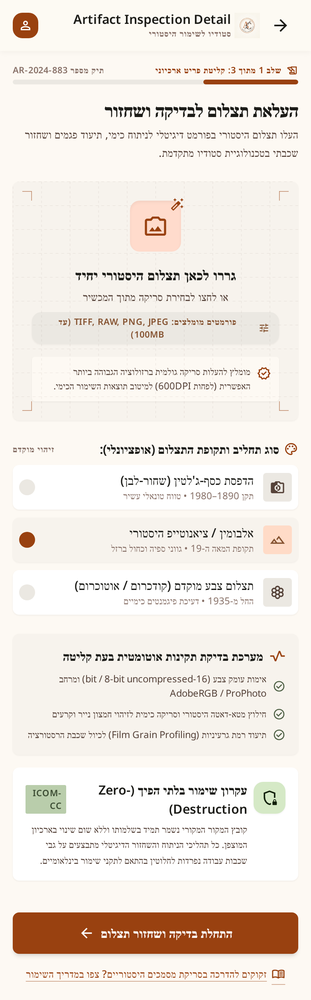
#> input picture design/stitch/1-upload.png, 311 x 1000 px, shrunk from 780 x 2512 before the run
$ python -i clean.py   (imports and definitions only)
#> lines starting #> are read from the running program, lines starting #| are printed output that depends on the picture; after the words box and inside, x2 and y2 are one past the last pixel; in counts of white or black regions, pixels touching at a corner belong together
#> further down, picture is the input picture: shape (1000, 311, 3); mean B, G, R 225.2, 232.4, 239.7
"""Stage 6: clean local damage (cracks, stains, scratches) strictly inside a damage mask.

Whatever the backend does, the result is blended back onto the original so every pixel
outside the mask is exactly the original pixel.
"""
import logging
from dataclasses import dataclass

import cv2
import numpy as np

log = logging.getLogger("restoration.clean")

CV_METHODS = {"telea": cv2.INPAINT_TELEA, "ns": cv2.INPAINT_NS}
BACKENDS = (*CV_METHODS, "lama")


class CleanError(Exception):
    """Cleaning cannot run (bad input, unknown or unavailable backend)."""


@dataclass(frozen=True)
class CleanResult:
    image: np.ndarray
    mask: np.ndarray            # uint8, 255 = treated
    backend: str
    mask_fraction: float        # share of the image covered by the mask
    outside_identical: bool     # True if every pixel outside the mask equals the original
    stain_fraction: float = 0.0  # part of the mask that is stain correction rather than crack inpainting


def detect_damage(image, kernel_size=9, threshold=30, dilate_px=1):
    """Automatic mask (255 = damage) from morphological top-hat/black-hat on thin defects."""
#> called with kernel_size = 9, threshold = 30, dilate_px = 1
    gray = _gray(image)
#> in _gray, `return cv2.cvtColor(image, cv2.COLOR_BGRA2GRAY if image.shape[2] == 4 ..`:
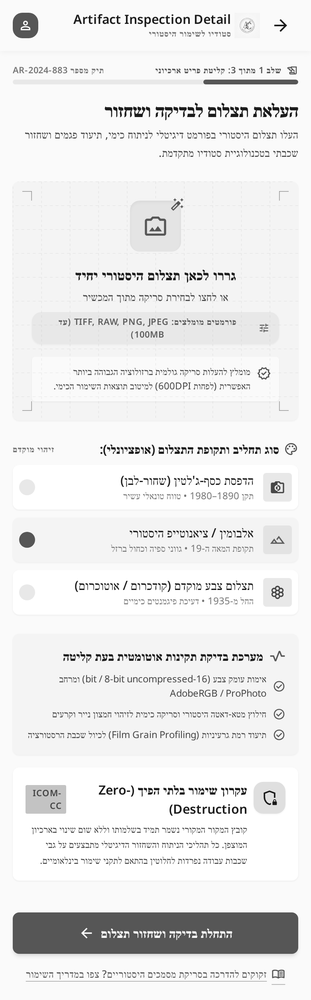
#> returned value: shape (1000, 311); min 0, max 255, mean 234.1
    kernel = cv2.getStructuringElement(cv2.MORPH_ELLIPSE, (kernel_size, kernel_size))
    response = np.maximum(cv2.morphologyEx(gray, cv2.MORPH_TOPHAT, kernel),
                          cv2.morphologyEx(gray, cv2.MORPH_BLACKHAT, kernel))
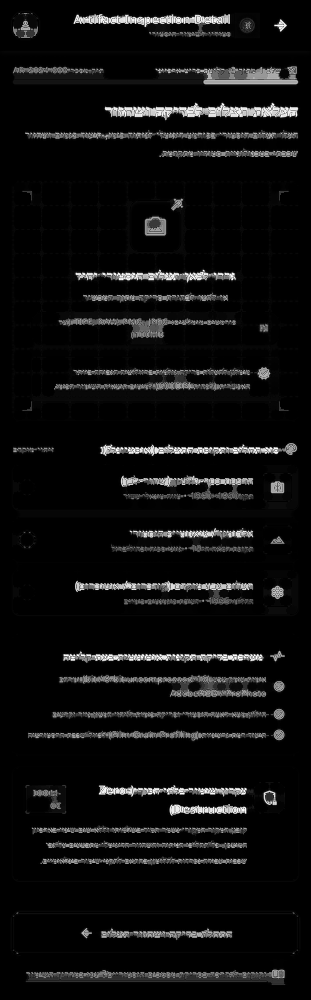
#> response: shape (1000, 311); min 0, max 255, mean 14.8
    mask = ((response > threshold) * 255).astype(np.uint8)
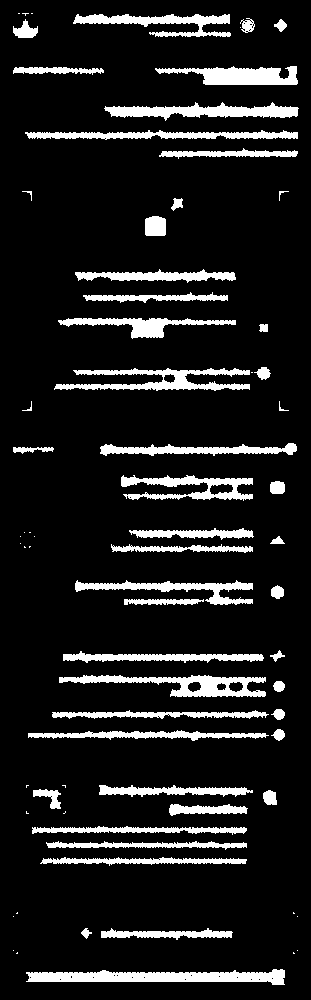
#> mask: shape (1000, 311); 11.7% white; 73 white regions (24 under 20 px), largest, box (x1, y1, x2, y2) and area: (26, 969, 285, 985) 2577, (59, 675, 266, 697) 2048, (54, 368, 250, 391) 2046
    if dilate_px > 0:
        mask = cv2.dilate(mask, np.ones((2 * dilate_px + 1,) * 2, np.uint8))
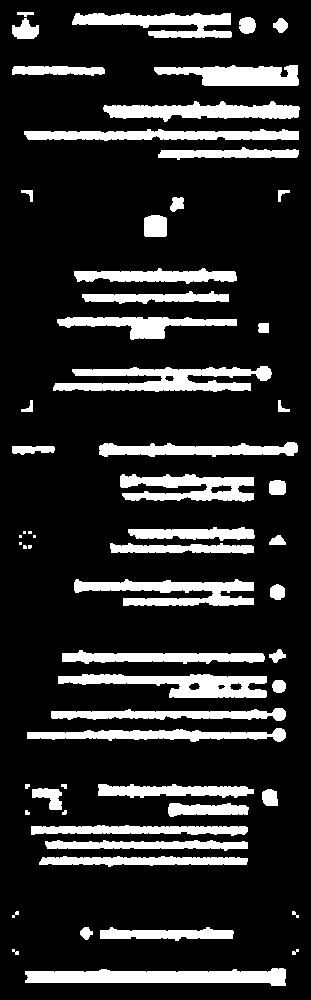
#> mask: shape (1000, 311); 16.9% white; 61 white regions (7 under 20 px), largest, box (x1, y1, x2, y2) and area: (53, 366, 272, 392) 3236, (25, 968, 286, 986) 3221, (58, 674, 267, 698) 2829
    return mask


# [65 lines left out: functions detect_stains, correct_stains, not called in this run]


def _gray(image):
    if image.dtype != np.uint8:
        raise CleanError(f"unsupported bit depth {image.dtype}; only 8-bit images are supported")
    if image.ndim == 2:
        return image
    return cv2.cvtColor(image, cv2.COLOR_BGRA2GRAY if image.shape[2] == 4 else cv2.COLOR_BGR2GRAY)


def _inpaint_opencv(image, mask, method, radius):
    return cv2.inpaint(image, mask, radius, CV_METHODS[method])


# [64 lines left out: functions _inpaint_lama, blend_to_original, clean, not called in this run]

>>> import cv2
>>> picture = cv2.imread('../design/stitch/1-upload.png')
>>> result = detect_damage(picture)

$ run again, on design/stitch/2-processing.png
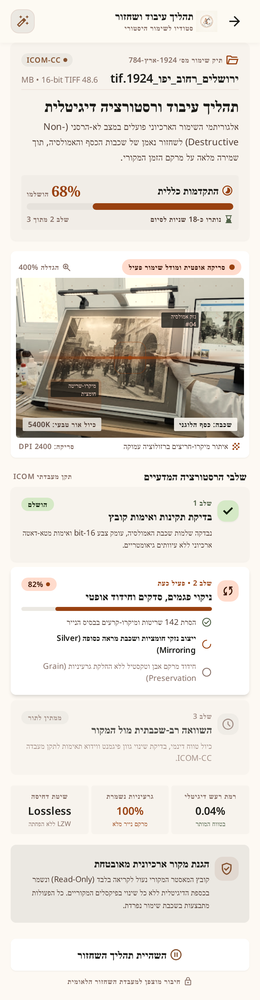
#> input picture design/stitch/2-processing.png, 260 x 1000 px, shrunk from 780 x 3002 before the run
#> picture is the input picture: shape (1000, 260, 3); mean B, G, R 217.2, 224.4, 229.5
#> in detect_damage, `mask = ((response > threshold) * 255).astype(np.uint8)`:
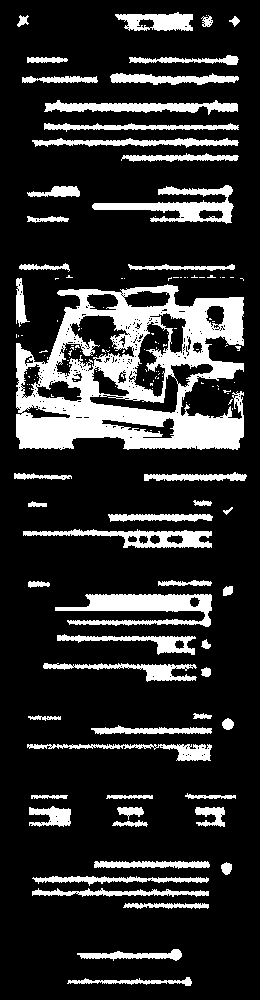
#> mask: shape (1000, 260); 18.1% white; 147 white regions (94 under 20 px), largest, box (x1, y1, x2, y2) and area: (16, 284, 244, 450) 19764, (55, 594, 212, 627) 2778, (92, 185, 234, 224) 2099
#> in detect_damage, `mask = cv2.dilate(mask, np.ones((2 * dilate_px + 1,) * 2, np.uint8))`:
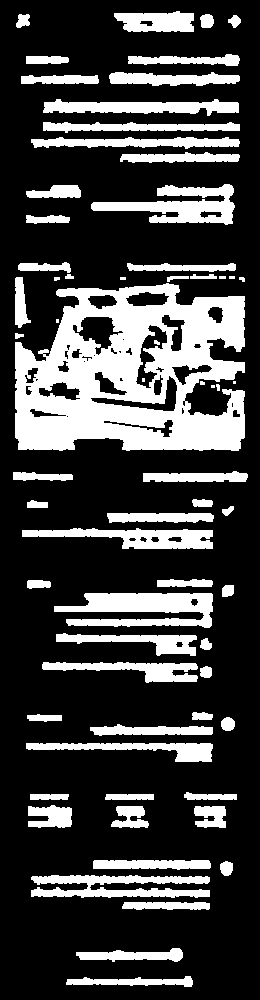
#> mask: shape (1000, 260); 25.6% white; 67 white regions (7 under 20 px), largest, box (x1, y1, x2, y2) and area: (15, 283, 245, 451) 25483, (54, 593, 213, 628) 3638, (91, 184, 235, 225) 2872

$ run again, on design/stitch/4-report.png
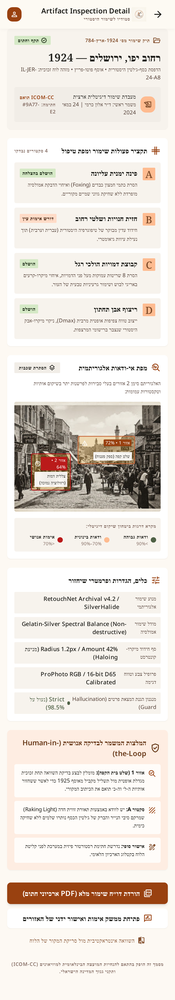
#> input picture design/stitch/4-report.png, 175 x 1000 px, shrunk from 780 x 4460 before the run
#> picture is the input picture: shape (1000, 175, 3); mean B, G, R 220.3, 227.1, 233.9
#> in detect_damage, `mask = ((response > threshold) * 255).astype(np.uint8)`:
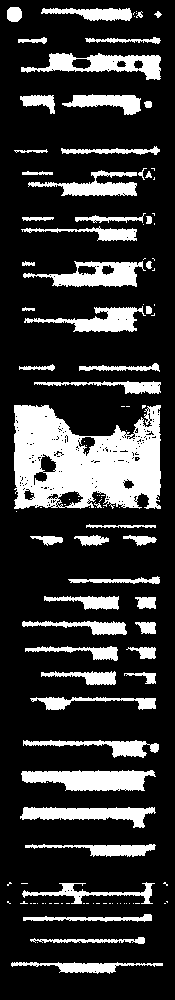
#> mask: shape (1000, 175); 20.3% white; 123 white regions (70 under 20 px), largest, box (x1, y1, x2, y2) and area: (14, 405, 161, 509) 10931, (21, 770, 156, 791) 2067, (21, 53, 161, 80) 1721
#> in detect_damage, `mask = cv2.dilate(mask, np.ones((2 * dilate_px + 1,) * 2, np.uint8))`:
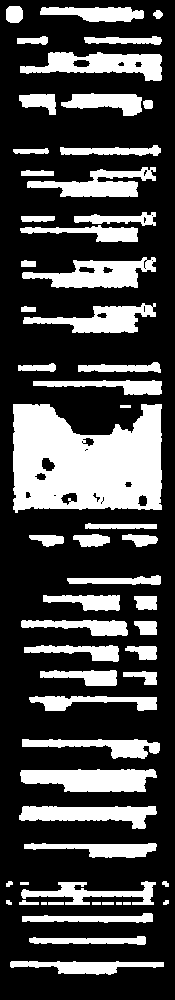
#> mask: shape (1000, 175); 27.9% white; 59 white regions (2 under 20 px), largest, box (x1, y1, x2, y2) and area: (13, 404, 162, 513) 12842, (20, 769, 157, 792) 2471, (20, 52, 162, 81) 2288
